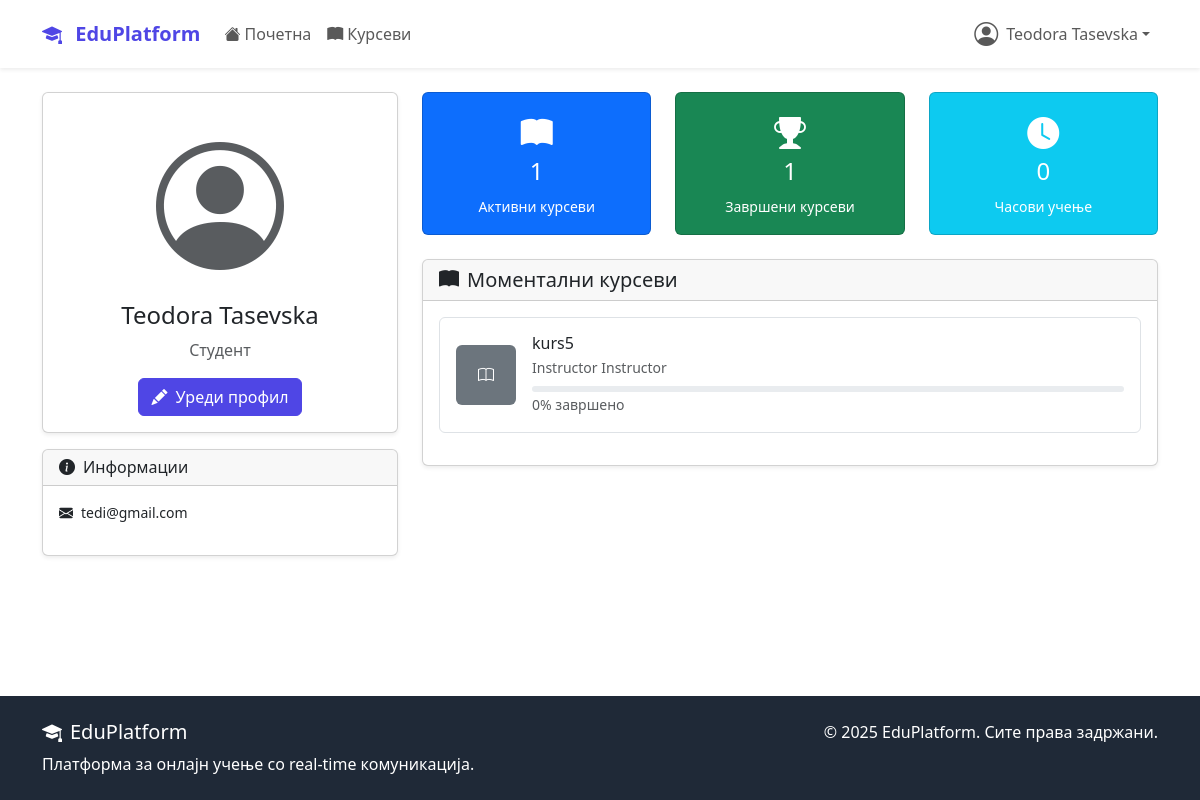
/accounts/profile/ (signed in), run on an earlier commit of the app's database.
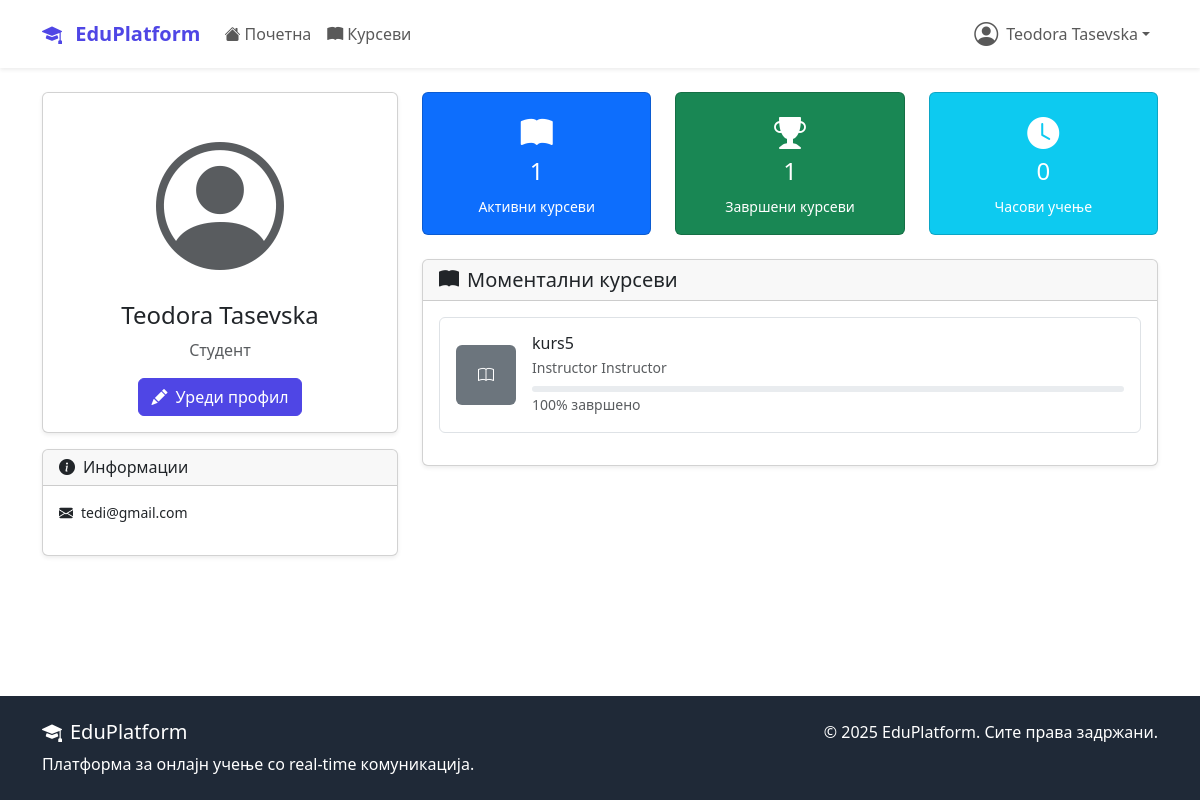
And on a later commit of the database.
### courses/models.py (models this page shows, shortened)
class Enrollment(models.Model):
    student = models.ForeignKey(
        settings.AUTH_USER_MODEL,
        on_delete=models.CASCADE,
        related_name='enrollments'
    )
    course = models.ForeignKey(Course, on_delete=models.CASCADE, related_name='enrollments')
    enrolled_at = models.DateTimeField(auto_now_add=True)
    is_active = models.BooleanField(default=True)
    is_completed = models.BooleanField(default=False)
    completed_at = models.DateTimeField(null=True, blank=True)
    progress_percentage = models.FloatField(default=0.0)
    class Meta:
        unique_together = ['student', 'course']

class Course(models.Model):
    DIFFICULTY_CHOICES = (
        ('beginner', 'Почетник'),
        ('intermediate', 'Средно'),
        ('advanced', 'Напредно'),
    )
    STATUS_CHOICES = (
        ('draft', 'Нацрт'),
        ('published', 'Објавен'),
        ('archived', 'Архивиран'),
    )
    title = models.CharField(max_length=200)
    slug = models.SlugField(unique=True, blank=True, max_length=250)
    description = models.TextField()
    instructor = models.ForeignKey(
        settings.AUTH_USER_MODEL,
        on_delete=models.CASCADE,
        related_name='courses_taught'
    )
    category = models.ForeignKey(Category, on_delete=models.CASCADE)
    thumbnail = models.ImageField(upload_to='course_thumbnails/', blank=True)
    price = models.DecimalField(max_digits=8, decimal_places=2, default=0.00)
    difficulty = models.CharField(max_length=20, choices=DIFFICULTY_CHOICES)
    status = models.CharField(max_length=20, choices=STATUS_CHOICES, default='published')
    duration_hours = models.PositiveIntegerField(help_text="Должина во часови")
    max_students = models.PositiveIntegerField(null=True, blank=True)
    requirements = models.TextField(blank=True, help_text="Предуслови за курсот")
    what_you_learn = models.TextField(help_text="Што ќе научат студентите")
    created_at = models.DateTimeField(auto_now_add=True)
    updated_at = models.DateTimeField(auto_now=True)
    class Meta:
        ordering = ['-created_at']

### accounts/models.py (models this page shows, shortened)
class User(AbstractUser):
    USER_TYPE_CHOICES = (
        ('student', 'Студент'),
        ('instructor', 'Инструктор'),
        ('admin', 'Администратор'),
    )
    user_type = models.CharField(
        max_length=20,
        choices=USER_TYPE_CHOICES,
        default='student'
    )
    bio = models.TextField(max_length=500, blank=True)
    profile_picture = models.ImageField(
        upload_to='profile_pics/',
        blank=True,  # Додадено
        null=True    # Додадено
    )
    birth_date = models.DateField(null=True, blank=True)
    phone_number = models.CharField(max_length=15, blank=True)
    created_at = models.DateTimeField(auto_now_add=True)
    updated_at = models.DateTimeField(auto_now=True)

### accounts/views.py (the view)
# urls.py: path('profile/', views.ProfileView.as_view(), name='profile'),
class ProfileView(LoginRequiredMixin, TemplateView):
    template_name = 'accounts/profile.html'
    def get_context_data(self, **kwargs):
        context = super().get_context_data(**kwargs)
        user = self.request.user
        profile, created = Profile.objects.get_or_create(user=user)
        context['user'] = user
        context['profile'] = profile
        context['enrollments'] = user.enrollments.filter(is_active=True)
        return context

### templates/accounts/profile.html (shortened to what the changed rows need)
{% extends 'base.html' %}
{% block content %}
<div class="container mt-4">
    <div class="row">
        <div class="col-md-8">
            <div class="card shadow-sm">
                <div class="card-body">
                    {% if enrollments %}
                        {% for enrollment in enrollments %}
                        <div class="d-flex align-items-center mb-3 p-3 border rounded">
                            <div class="me-3">
                                {% if enrollment.course.thumbnail %}
                                    <img src="{{ enrollment.course.thumbnail.url }}" alt="{{ enrollment.course.title }}"
                                         class="rounded" width="60" height="60">
                                {% else %}
                                    <div class="bg-secondary rounded d-flex align-items-center justify-content-center"
                                         style="width: 60px; height: 60px;">
                                        <i class="bi bi-book text-white"></i>
                                    </div>
                                {% endif %}
                            </div>
                            <div class="flex-grow-1">
                                <h6 class="mb-1">{{ enrollment.course.title }}</h6>
                                <p class="text-muted small mb-2">{{ enrollment.course.instructor.get_full_name }}</p>
                                <div class="progress" style="height: 6px;">
                                </div>
                                <small class="text-muted">{{ enrollment.progress_percentage|floatformat:0 }}% завршено</small>
                            </div>
                        </div>
                        {% endfor %}
                    {% endif %}
                </div>
            </div>
        </div>
    </div>
</div>
{% endblock %}

What changed in the data, as far as the page shows it:
changed Enrollment "kurs5": progress_percentage "0" → "100"
